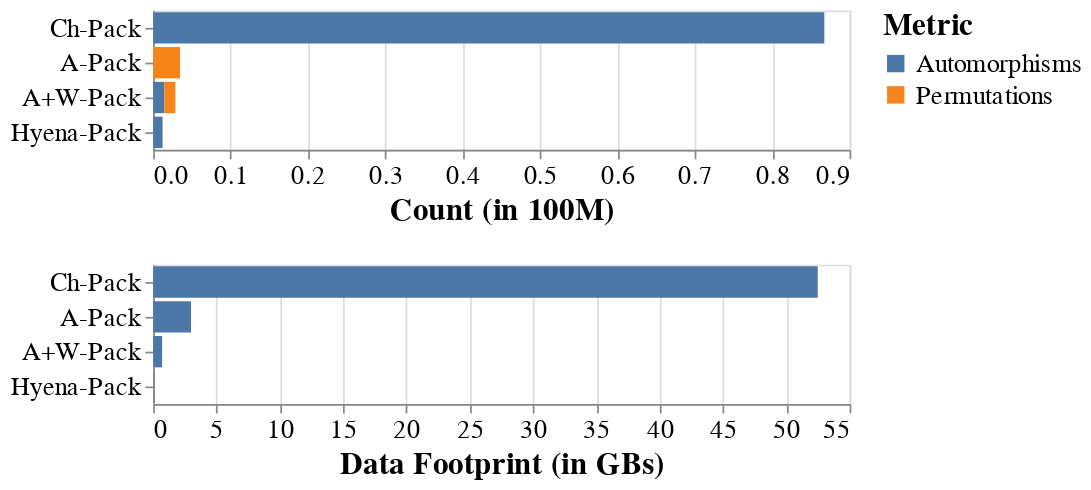

Notebook code cell kept with this figure:
### Code cell
SCALE = 1024*1024*1024*4
temp_dd = []

for data in [data_mobile]:
# for data in [data_resnet]:
    # Calls
    structs = ['Stats']
    keys = ['Data Movement']
    # structs = ['KSH', 'MUL', 'NTT']

    for model in data:
        layer_list = list(data[model].keys())[:-1]
        if 'ngraph' in model[0]:
            continue
        if 'f1' not in model[2]:
            continue
        if 'plus' in model[0]:
            continue
        for layer in layer_list:
#             if 'Residual' not in layer:
#                 continue
            for s in structs:
                for metric,vals in data[model][layer][s].items():
                    if metric in keys:
                            temp_dd.append([replace_strings_pseudo["_".join(model)], data[model][layer]['Layer'], metric, vals/SCALE])

df_dd = pd.DataFrame(temp_dd, columns=['Model', 'Layer', 'Metric', "Size"])
# df_l = df_temp[df_temp['Layer'] == 'CONV 2 1 2']
# df_l = df_temp[df_temp['Layer'] == 'CONV 2 1 Residual']
dd = df_dd.groupby(['Model','Metric']).sum().reset_index()
print(dd)

at2 = alt.Chart(dd).mark_bar().encode(
    y=alt.Y('Model', axis=alt.Axis(title=None), sort=['Ch-Pack','A-Pack','A+W-Pack','Hyena-Pack']),
    x=alt.X('Size', title="Data Footprint (in GBs)"),
)

(at1&at2).configure_axis(
    labelFontSize=15,
    titleFontSize=18
).configure_legend(
    labelFontSize=15,
    titleFontSize=18
).display()

### Figure 1 — Vega-Lite specification as saved in the notebook (floating-point values rounded to 4 significant figures)
{"config": {"view": {"continuousWidth": 400, "continuousHeight": 300}, "axis": {"labelFontSize": 15, "titleFontSize": 18}, "legend": {"labelFontSize": 15, "titleFontSize": 18}}, "vconcat": [{"data": {"name": "data-de3341937a9420c8cd0ce677985bbf88"}, "mark": "bar", "encoding": {"color": {"field": "Metric", "type": "nominal"}, "x": {"field": "Count", "title": "Count (in 100M)", "type": "quantitative"}, "y": {"axis": {"title": null}, "field": "Model", "sort": ["Ch-Pack", "A-Pack", "A+W-Pack", "Hyena-Pack"], "type": "nominal"}}}, {"data": {"name": "data-e3cb4670fe6f9f68a73744e70dd9dacd"}, "mark": "bar", "encoding": {"x": {"field": "Size", "title": "Data Footprint (in GBs)", "type": "quantitative"}, "y": {"axis": {"title": null}, "field": "Model", "sort": ["Ch-Pack", "A-Pack", "A+W-Pack", "Hyena-Pack"], "type": "nominal"}}}], "$schema": "https://vega.github.io/schema/vega-lite/v4.17.0.json", "datasets": {"data-de3341937a9420c8cd0ce677985bbf88": [{"Model": "A+W-Pack", "Metric": "Automorphisms", "Count": 0.01437}, {"Model": "A+W-Pack", "Metric": "Permutations", "Count": 0.01437}, {"Model": "A-Pack", "Metric": "Permutations", "Count": 0.03468}, {"Model": "Ch-Pack", "Metric": "Automorphisms", "Count": 0.8673}, {"Model": "Hyena-Pack", "Metric": "Automorphisms", "Count": 0.01206}, {"Model": "Hyena-Pack", "Metric": "Permutations", "Count": 0.0001549}], "data-e3cb4670fe6f9f68a73744e70dd9dacd": [{"Model": "A+W-Pack", "Metric": "Data Movement", "Size": 0.7031}, {"Model": "A-Pack", "Metric": "Data Movement", "Size": 2.986}, {"Model": "Ch-Pack", "Metric": "Data Movement", "Size": 52.49}, {"Model": "Hyena-Pack", "Metric": "Data Movement", "Size": 0.041}]}}
